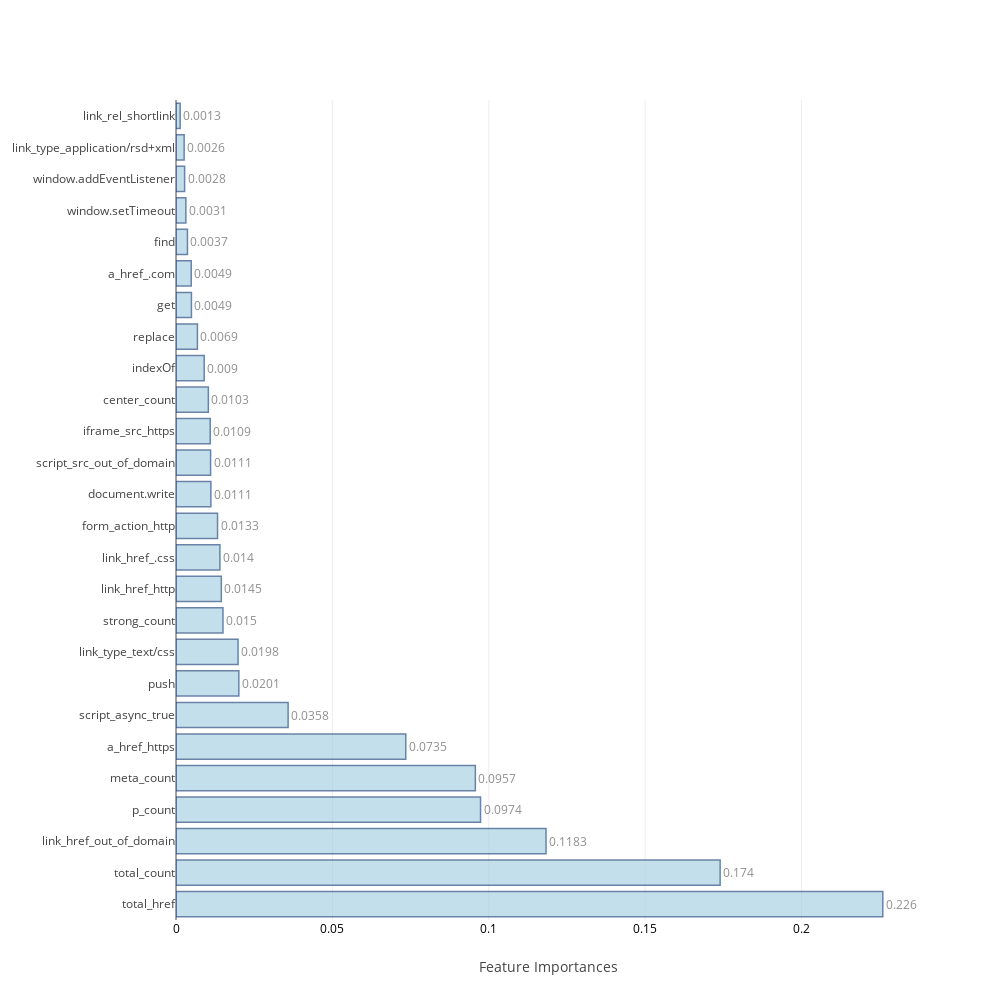
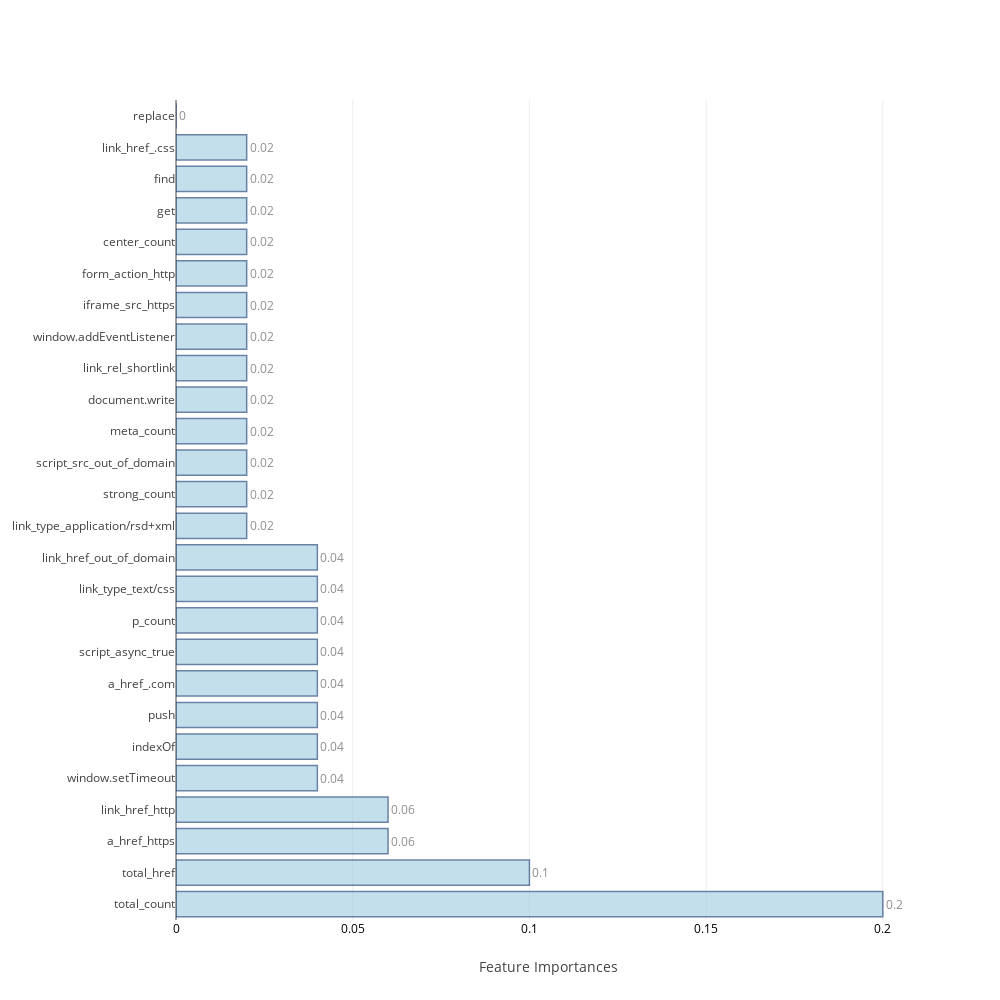
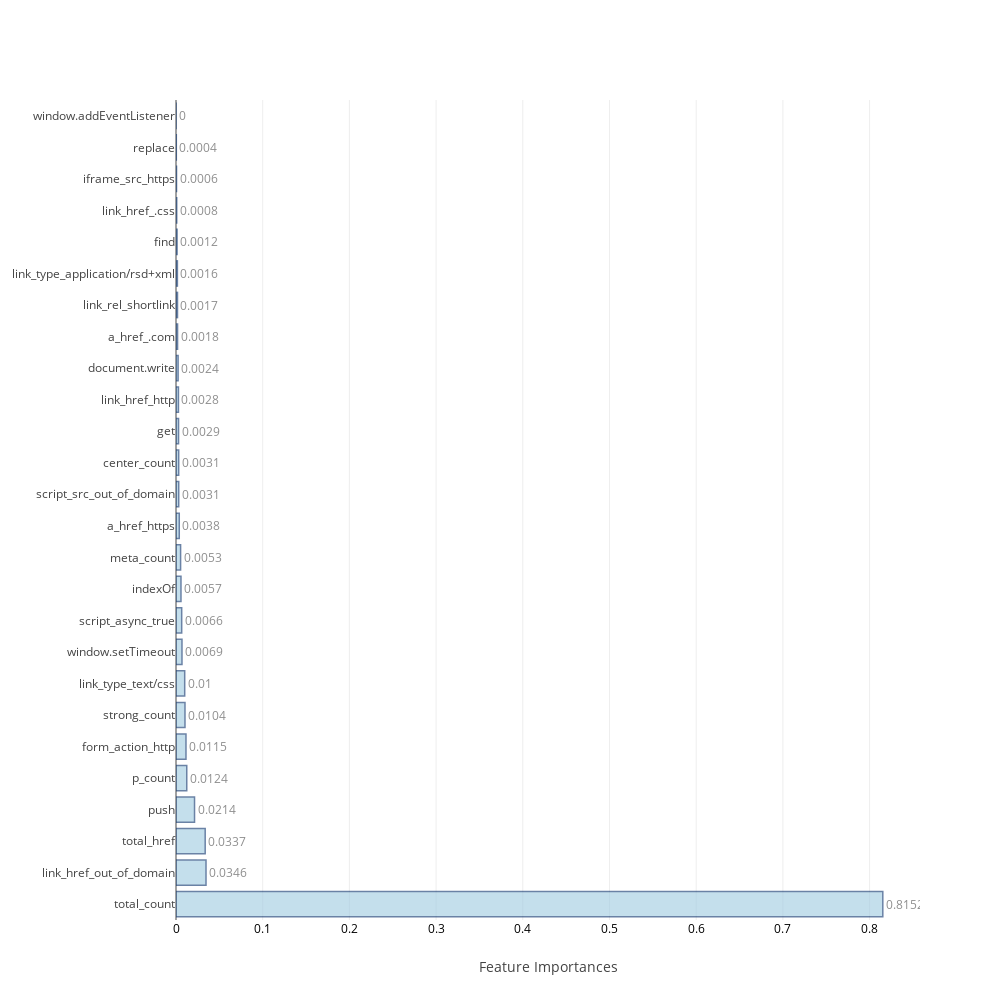
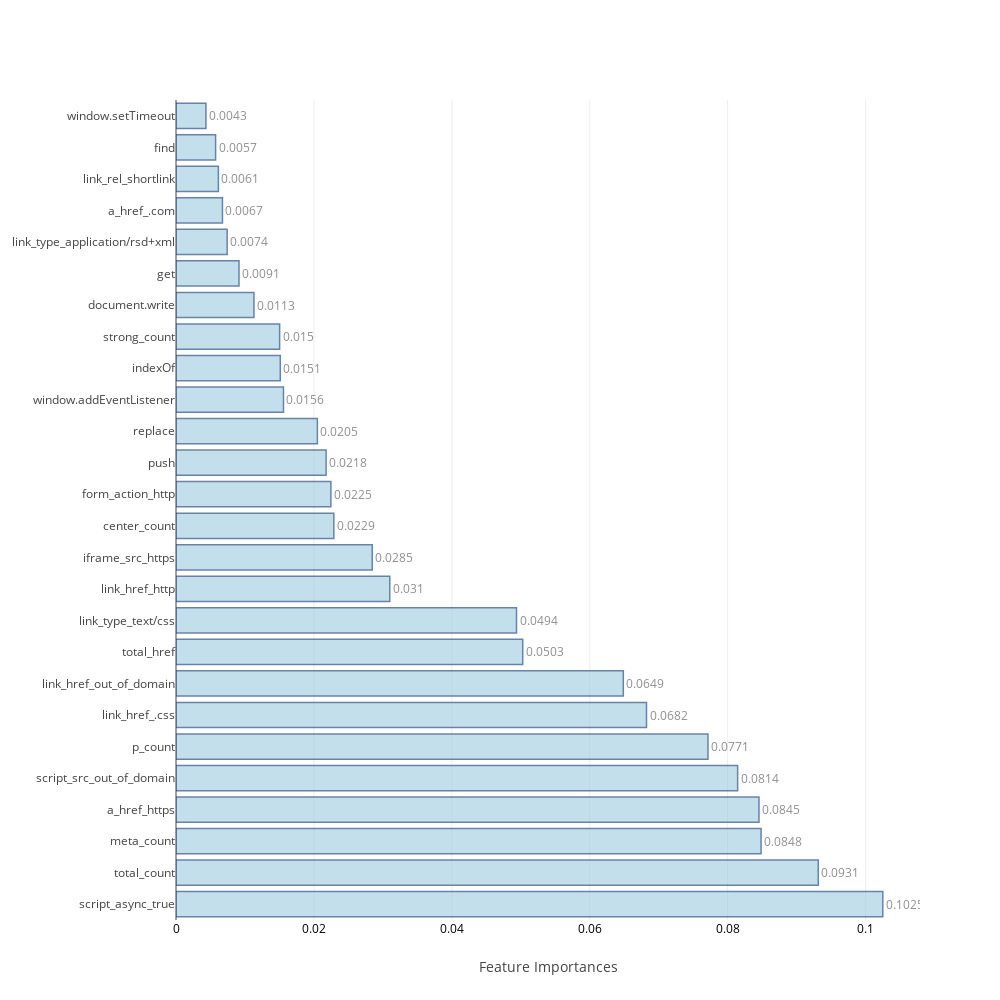

Source (notebook cell) for these figures, in order:
### Code cell
ind_columns=['KNeighborsClassifier','LogisticRegression','RandomForestClassifier','AdaBoostClassifier',
             'GradientBoostingClassifier','ExtraTreeClassifier','BaggingClassifier','Neural Network-1']

f=[KNN_model,Logistic_model,RandomForest,AdaBoost,GradientBoosting, ExtraTree,Bagging,DeepLearning1]

## Table to store training and test measures
table_80_50_train=pd.DataFrame(columns=['accuracy','TP','TN','FP','FN','FPR','FNR'])
table_80_50_test=pd.DataFrame(columns=['accuracy','TP','TN','FP','FN','FPR','FNR','auc','MCC'])

feat_imp=[None]*4
j=0
for i in range(0,8):
    if i>=2 and i<=5:
        model,cm_train,cm_test,acc_train,acc_test,roc_auc,feat_imp[j],mcc=f[i](scaled_X_train,train_Y,scaled_X_test,test_Y,columns)
        j=j+1
    else:
        model,cm_train,cm_test,acc_train,acc_test,roc_auc,mcc=f[i](scaled_X_train,train_Y,scaled_X_test,test_Y)
    table_80_50_train.loc[i]=   ([acc_train,cm_train.TP,cm_train.TN,cm_train.FP,cm_train.FN,cm_train.FPR,cm_train.FNR])
    table_80_50_test.loc[i] =   ([acc_test ,cm_test.TP, cm_test.TN, cm_test.FP, cm_test.FN, cm_test.FPR, cm_test.FNR,roc_auc,mcc])
    print("\n")

### Figure 1 — Plotly figure (JSON) as saved in the notebook; plotly's stock layout.template omitted (floating-point values rounded to 4 significant figures)
{"data": [{"marker": {"color": "rgb(158,202,225)", "line": {"color": "rgb(8,48,107)", "width": 1.5}}, "opacity": 0.6, "orientation": "h", "text": [0.226, 0.174, 0.1183, 0.0974, 0.0957, 0.0735, 0.0358, 0.0201, 0.0198, 0.015, 0.0145, 0.014, 0.0133, 0.0111, 0.0111, 0.0109, 0.0103, 0.009, 0.0069, 0.0049, 0.0049, 0.0037, 0.0031, 0.0028, 0.0026, 0.0013], "textposition": "outside", "type": "bar", "uid": "6f1d20c2-1a36-4509-b2b5-3bf906b58e18", "x": [0.226, 0.174, 0.1183, 0.09737, 0.09571, 0.07346, 0.03584, 0.02008, 0.01984, 0.01502, 0.0145, 0.01404, 0.01328, 0.01114, 0.01106, 0.01094, 0.01034, 0.00901, 0.006853, 0.004937, 0.004866, 0.003662, 0.003149, 0.002755, 0.0026, 0.00133], "y": ["total_href", "total_count", "link_href_out_of_domain", "p_count", "meta_count", "a_href_https", "script_async_true", "push", "link_type_text/css", "strong_count", "link_href_http", "link_href_.css", "form_action_http", "document.write", "script_src_out_of_domain", "iframe_src_https", "center_count", "indexOf", "replace", "get", "a_href_.com", "find", "window.setTimeout", "window.addEventListener", "link_type_application/rsd+xml", "link_rel_shortlink"]}], "layout": {"autosize": false, "height": 1000, "width": 1000, "xaxis": {"tickfont": {"color": "black", "size": 12}, "title": "Feature Importances"}, "yaxis": {"automargin": true}}}

### Figure 2 — Plotly figure (JSON) as saved in the notebook; plotly's stock layout.template omitted (floating-point values rounded to 4 significant figures)
{"data": [{"marker": {"color": "rgb(158,202,225)", "line": {"color": "rgb(8,48,107)", "width": 1.5}}, "opacity": 0.6, "orientation": "h", "text": [0.2, 0.1, 0.06, 0.06, 0.04, 0.04, 0.04, 0.04, 0.04, 0.04, 0.04, 0.04, 0.02, 0.02, 0.02, 0.02, 0.02, 0.02, 0.02, 0.02, 0.02, 0.02, 0.02, 0.02, 0.02, 0], "textposition": "outside", "type": "bar", "uid": "cb8fc155-1ef0-41e6-8408-b0a2ecb5412e", "x": [0.2, 0.1, 0.06, 0.06, 0.04, 0.04, 0.04, 0.04, 0.04, 0.04, 0.04, 0.04, 0.02, 0.02, 0.02, 0.02, 0.02, 0.02, 0.02, 0.02, 0.02, 0.02, 0.02, 0.02, 0.02, 0], "y": ["total_count", "total_href", "a_href_https", "link_href_http", "window.setTimeout", "indexOf", "push", "a_href_.com", "script_async_true", "p_count", "link_type_text/css", "link_href_out_of_domain", "link_type_application/rsd+xml", "strong_count", "script_src_out_of_domain", "meta_count", "document.write", "link_rel_shortlink", "window.addEventListener", "iframe_src_https", "form_action_http", "center_count", "get", "find", "link_href_.css", "replace"]}], "layout": {"autosize": false, "height": 1000, "width": 1000, "xaxis": {"tickfont": {"color": "black", "size": 12}, "title": "Feature Importances"}, "yaxis": {"automargin": true}}}

### Figure 3 — Plotly figure (JSON) as saved in the notebook; plotly's stock layout.template omitted (floating-point values rounded to 4 significant figures)
{"data": [{"marker": {"color": "rgb(158,202,225)", "line": {"color": "rgb(8,48,107)", "width": 1.5}}, "opacity": 0.6, "orientation": "h", "text": [0.8152, 0.0346, 0.0337, 0.0214, 0.0124, 0.0115, 0.0104, 0.01, 0.0069, 0.0066, 0.0057, 0.0053, 0.0038, 0.0031, 0.0031, 0.0029, 0.0028, 0.0024, 0.0018, 0.0017, 0.0016, 0.0012, 0.0008, 0.0006, 0.0004, 0], "textposition": "outside", "type": "bar", "uid": "15c76389-dbb7-497c-b603-e92f83d8362c", "x": [0.8152, 0.03462, 0.03366, 0.02137, 0.0124, 0.01152, 0.01035, 0.01004, 0.006897, 0.00656, 0.005736, 0.005291, 0.003764, 0.003131, 0.003092, 0.00293, 0.00281, 0.002417, 0.001795, 0.00172, 0.001603, 0.001234, 0.0008268, 0.0005975, 0.0003676, 4.678e-05], "y": ["total_count", "link_href_out_of_domain", "total_href", "push", "p_count", "form_action_http", "strong_count", "link_type_text/css", "window.setTimeout", "script_async_true", "indexOf", "meta_count", "a_href_https", "script_src_out_of_domain", "center_count", "get", "link_href_http", "document.write", "a_href_.com", "link_rel_shortlink", "link_type_application/rsd+xml", "find", "link_href_.css", "iframe_src_https", "replace", "window.addEventListener"]}], "layout": {"autosize": false, "height": 1000, "width": 1000, "xaxis": {"tickfont": {"color": "black", "size": 12}, "title": "Feature Importances"}, "yaxis": {"automargin": true}}}

### Figure 4 — Plotly figure (JSON) as saved in the notebook; plotly's stock layout.template omitted (floating-point values rounded to 4 significant figures)
{"data": [{"marker": {"color": "rgb(158,202,225)", "line": {"color": "rgb(8,48,107)", "width": 1.5}}, "opacity": 0.6, "orientation": "h", "text": [0.1025, 0.0931, 0.0848, 0.0845, 0.0814, 0.0771, 0.0682, 0.0649, 0.0503, 0.0494, 0.031, 0.0285, 0.0229, 0.0225, 0.0218, 0.0205, 0.0156, 0.0151, 0.015, 0.0113, 0.0091, 0.0074, 0.0067, 0.0061, 0.0057, 0.0043], "textposition": "outside", "type": "bar", "uid": "446ce99f-88fd-4430-936d-3eb2e82c933d", "x": [0.1025, 0.09313, 0.08485, 0.08454, 0.08145, 0.07715, 0.06823, 0.06487, 0.05028, 0.04938, 0.031, 0.02846, 0.02289, 0.02246, 0.02177, 0.0205, 0.01559, 0.01512, 0.01503, 0.0113, 0.009135, 0.007417, 0.006738, 0.006144, 0.005743, 0.004341], "y": ["script_async_true", "total_count", "meta_count", "a_href_https", "script_src_out_of_domain", "p_count", "link_href_.css", "link_href_out_of_domain", "total_href", "link_type_text/css", "link_href_http", "iframe_src_https", "center_count", "form_action_http", "push", "replace", "window.addEventListener", "indexOf", "strong_count", "document.write", "get", "link_type_application/rsd+xml", "a_href_.com", "link_rel_shortlink", "find", "window.setTimeout"]}], "layout": {"autosize": false, "height": 1000, "width": 1000, "xaxis": {"tickfont": {"color": "black", "size": 12}, "title": "Feature Importances"}, "yaxis": {"automargin": true}}}
